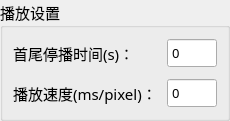
                        <widget class="QGroupBox" name="groupBox">
                         <property name="minimumSize">
                          <size>
                           <width>0</width>
                           <height>0</height>
                          </size>
                         </property>
                         <property name="maximumSize">
                          <size>
                           <width>16777215</width>
                           <height>16777215</height>
                          </size>
                         </property>
                         <property name="font">
                          <font>
                           <family>微软雅黑</family>
                           <pointsize>11</pointsize>
                          </font>
                         </property>
                         <property name="title">
                          <string>播放设置</string>
                         </property>
                         <layout class="QGridLayout" name="gridLayout_19">
                          <property name="leftMargin">
                           <number>10</number>
                          </property>
                          <property name="topMargin">
                           <number>10</number>
                          </property>
                          <property name="rightMargin">
                           <number>10</number>
                          </property>
                          <property name="bottomMargin">
                           <number>10</number>
                          </property>
                          <property name="spacing">
                           <number>10</number>
                          </property>
                          <item row="0" column="0">
                           <widget class="QLabel" name="label_1">
                            <property name="minimumSize">
                             <size>
                              <width>0</width>
                              <height>0</height>
                             </size>
                            </property>
                            <property name="maximumSize">
                             <size>
                              <width>16777215</width>
                              <height>16777215</height>
                             </size>
                            </property>
                            <property name="font">
                             <font>
                              <family>微软雅黑</family>
                              <pointsize>11</pointsize>
                             </font>
                            </property>
                            <property name="text">
                             <string>首尾停播时间(s)：</string>
                            </property>
                           </widget>
                          </item>
                          <item row="2" column="0" colspan="2">
                           <widget class="QLabel" name="label_5">
                            <property name="minimumSize">
                             <size>
                              <width>0</width>
                              <height>0</height>
                             </size>
                            </property>
                            <property name="maximumSize">
                             <size>
                              <width>16777215</width>
                              <height>16777215</height>
                             </size>
                            </property>
                            <property name="font">
                             <font>
                              <family>微软雅黑</family>
                              <pointsize>11</pointsize>
                             </font>
                            </property>
                            <property name="text">
                             <string>播放速度(ms/pixel)：</string>
                            </property>
                           </widget>
                          </item>
                          <item row="2" column="2">
                           <widget class="QSpinBox" name="spinBox_rollSpeed">
                            <property name="minimumSize">
                             <size>
                              <width>50</width>
                              <height>30</height>
                             </size>
                            </property>
                            <property name="maximumSize">
                             <size>
                              <width>50</width>
                              <height>30</height>
                             </size>
                            </property>
                            <property name="font">
                             <font>
                              <family>微软雅黑</family>
                              <pointsize>10</pointsize>
                             </font>
                            </property>
                            <property name="frame">
                             <bool>true</bool>
                            </property>
                            <property name="readOnly">
                             <bool>false</bool>
                            </property>
                            <property name="buttonSymbols">
                             <enum>QAbstractSpinBox::NoButtons</enum>
                            </property>
                            <property name="correctionMode">
                             <enum>QAbstractSpinBox::CorrectToPreviousValue</enum>
                            </property>
                            <property name="suffix">
                             <string/>
                            </property>
                            <property name="prefix">
                             <string/>
                            </property>
                            <property name="maximum">
                             <number>9999</number>
                            </property>
                           </widget>
                          </item>
                          <item row="0" column="2">
                           <widget class="QSpinBox" name="spinBox_rollStopTime">
                            <property name="minimumSize">
                             <size>
                              <width>50</width>
                              <height>30</height>
                             </size>
                            </property>
                            <property name="maximumSize">
                             <size>
                              <width>50</width>
                              <height>30</height>
                             </size>
                            </property>
                            <property name="font">
                             <font>
                              <family>微软雅黑</family>
                              <pointsize>10</pointsize>
                             </font>
                            </property>
                            <property name="frame">
                             <bool>true</bool>
                            </property>
                            <property name="readOnly">
                             <bool>false</bool>
                            </property>
                            <property name="buttonSymbols">
                             <enum>QAbstractSpinBox::NoButtons</enum>
                            </property>
                            <property name="correctionMode">
                             <enum>QAbstractSpinBox::CorrectToPreviousValue</enum>
                            </property>
                            <property name="suffix">
                             <string/>
                            </property>
                            <property name="prefix">
                             <string/>
                            </property>
                            <property name="maximum">
                             <number>9999</number>
                            </property>
                           </widget>
                          </item>
                         </layout>
                        </widget>
